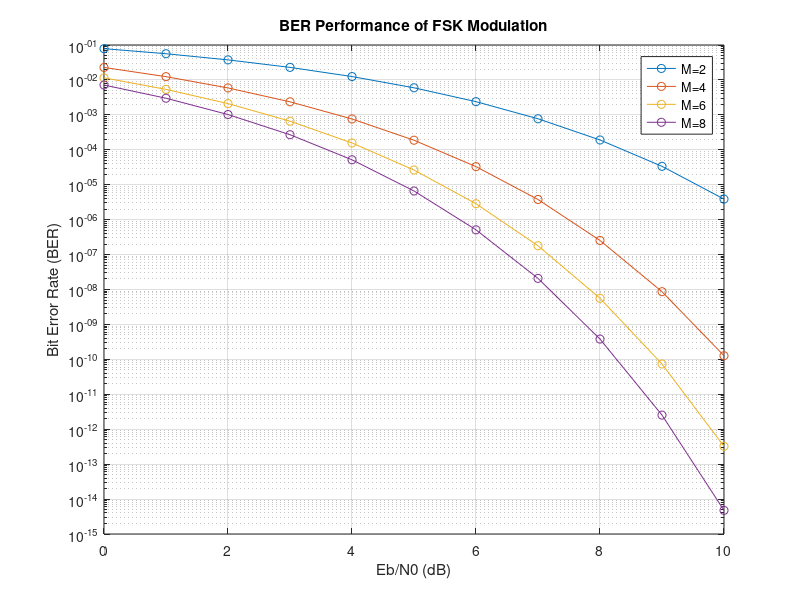

This figure's MATLAB source:
EbN0_dB = 0:10; % Eb/N0 values in dB
EbN0 = 10.^(EbN0_dB/10); % Eb/N0 values in linear scale
M = [2, 4, 6, 8]; % FSK modulation orders
BER_FSK = zeros(length(M), length(EbN0_dB));

for i = 1:length(M)
    BER_FSK(i,:) = qfunc(sqrt(2*EbN0*log2(M(i)))); % Bit error rate for FSK modulation
end

% Plot
figure;
semilogy(EbN0_dB, BER_FSK(1,:), '-o', 'DisplayName', 'M=2');
hold on;
semilogy(EbN0_dB, BER_FSK(2,:), '-o', 'DisplayName', 'M=4');
semilogy(EbN0_dB, BER_FSK(3,:), '-o', 'DisplayName', 'M=6');
semilogy(EbN0_dB, BER_FSK(4,:), '-o', 'DisplayName', 'M=8');
grid on;
%subplot(2,2,1);
xlabel('Eb/N0 (dB)');
ylabel('Bit Error Rate (BER)');
title('BER Performance of FSK Modulation');
legend;
